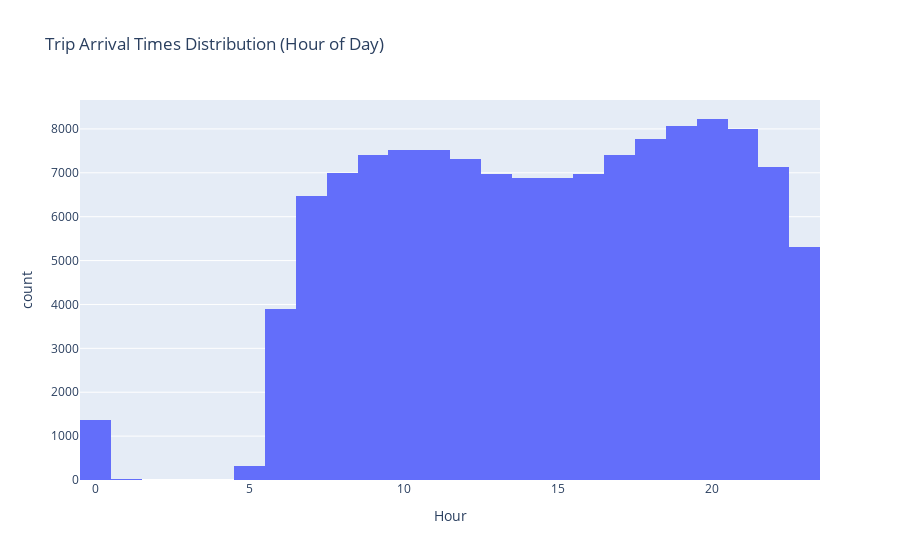

Here is the notebook cell this chart was saved with:
### Markdown cell above
Metro Arrival Times by Hour

### Code cell
stop_times['arrival_time'] = pd.to_timedelta(stop_times['arrival_time'], errors='coerce')
stop_times['hour'] = stop_times['arrival_time'].dt.components.hours
fig = px.histogram(stop_times.dropna(subset=['hour']), x='hour', nbins=24,
                   title='Trip Arrival Times Distribution (Hour of Day)', labels={'hour': 'Hour'})
fig.show()

### Figure 1 — Plotly figure (JSON) as saved in the notebook; plotly's stock layout.template omitted (floating-point values rounded to 4 significant figures; data arrays with more than 128 entries replaced by an {"elided": "..."} marker saying what was removed)
{"data": [{"bingroup": "x", "hovertemplate": "Hour=%{x}<br>count=%{y}<extra></extra>", "legendgroup": "", "marker": {"color": "#636efa", "pattern": {"shape": ""}}, "name": "", "nbinsx": 24, "orientation": "v", "showlegend": false, "type": "histogram", "x": {"elided": "128434 int values"}, "xaxis": "x", "yaxis": "y"}], "layout": {"barmode": "relative", "legend": {"tracegroupgap": 0}, "title": {"text": "Trip Arrival Times Distribution (Hour of Day)"}, "xaxis": {"anchor": "y", "domain": [0, 1], "title": {"text": "Hour"}}, "yaxis": {"anchor": "x", "domain": [0, 1], "title": {"text": "count"}}}}
